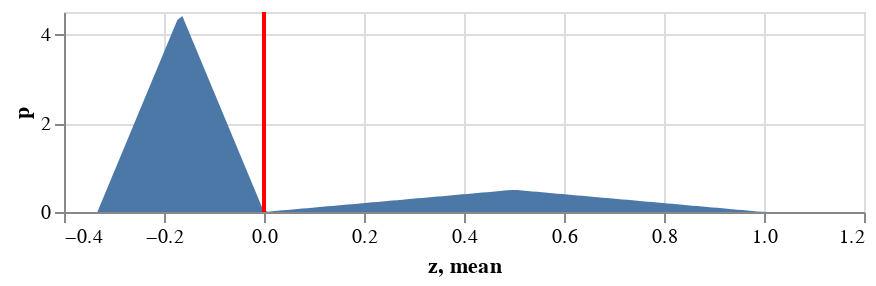

This figure's notebook cell:
### Code cell
z = np.arange(-2/6, 1+1/6, 0.01)
p = [ϕ(zi) for zi in z]

distribution = pd.DataFrame({'z':z, 'p':p})
density = alt.Chart(distribution, height=100, width=400).mark_area().encode(x='z', y='p')
rule = alt.Chart(distribution).mark_rule(size=2, color='red').encode(x='mean:Q').transform_calculate(mean='0')
density + rule

### Figure 1 — Vega-Lite specification as saved in the notebook (floating-point values rounded to 4 significant figures; data arrays with more than 128 entries replaced by an {"elided": "..."} marker saying what was removed)
{"$schema": "https://vega.github.io/schema/vega-lite/v3.4.0.json", "config": {"mark": {"tooltip": null}, "view": {"height": 300, "width": 400}}, "data": {"name": "data-e185946825113208d068a635c61ed71b"}, "datasets": {"data-e185946825113208d068a635c61ed71b": {"elided": "150 records"}}, "layer": [{"encoding": {"x": {"field": "z", "type": "quantitative"}, "y": {"field": "p", "type": "quantitative"}}, "height": 100, "mark": "area", "width": 400}, {"encoding": {"x": {"field": "mean", "type": "quantitative"}}, "mark": {"color": "red", "size": 2, "type": "rule"}, "transform": [{"as": "mean", "calculate": "0"}]}]}
